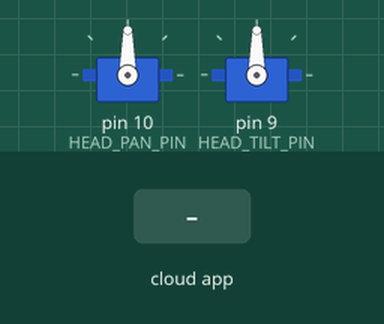
This sketch was run on a simulated Arduino Nano, built with avr-gcc and run on an emulated ATmega328P. On the bench: 2 × servo. The inputs (shaded band) are chosen by the test bench. The ROS host is connected and sends only what is stated; the audio player accepts every command and is not drawn.

Above: at 1.7 s.
1.8 s: the phone or cloud app sets pan_command to 0
At 2.5 s:
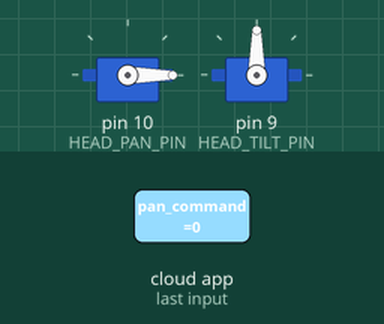
3.3 s: the phone or cloud app sets tilt_command to 0
At 3.6 s:
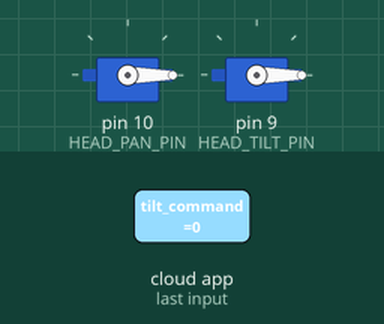
4.8 s: the phone or cloud app sets pan_command to 45
At 6.0 s:
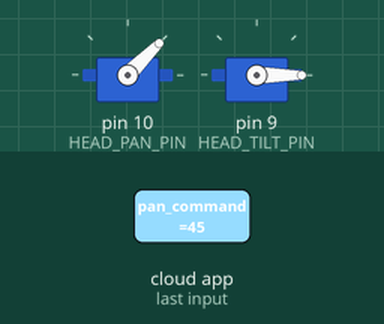
6.3 s: the phone or cloud app sets tilt_command to 45
At 7.1 s:
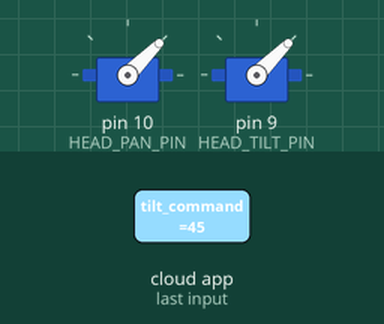
7.8 s: the phone or cloud app sets pan_command to 90
At 8.2 s:
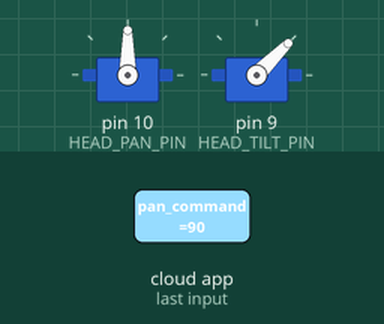
9.3 s: the phone or cloud app sets pan_command to 180
At 10.6 s:
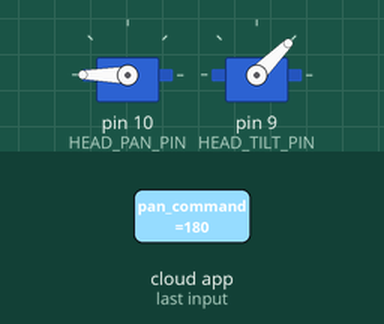
Timing chart, 0 to 11.8 s (numbered marks = the images above; inputs shaded):
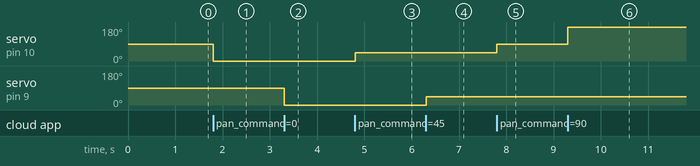

The sketch:

nano_head_control.ino
```cpp
// ====================================================================
// nano_head_control.ino - Arduino Nano Firmware (ROSSERIAL)
// Controls head servos and speaker playback
// ====================================================================

#include <ros.h>
#include <std_msgs/Int16.h>
#include <Servo.h>
#include <DFRobotDFPlayerMini.h> // Library for MP3 module
#include <SoftwareSerial.h>

// --- Pin Definitions ---
#define HEAD_TILT_PIN 9
#define HEAD_PAN_PIN 10
#define DFPLAYER_RX_PIN 2 // Connect to MP3 TX
#define DFPLAYER_TX_PIN 3 // Connect to MP3 RX

// --- Hardware Objects ---
Servo pan_servo;
Servo tilt_servo;
SoftwareSerial mp3_serial(DFPLAYER_RX_PIN, DFPLAYER_TX_PIN);
DFRobotDFPlayerMini mp3_player;

// --- ROS Setup ---
ros::NodeHandle nh;

// Publishers
std_msgs::Int16 pan_status_msg;
ros::Publisher pan_status_pub("head/pan_status", &pan_status_msg);

// Callbacks for Subscriptions
void pan_cb(const std_msgs::Int16& msg) {
  int angle = constrain(msg.data, 0, 180);
  pan_servo.write(angle);
  pan_status_msg.data = angle; // Update status immediately
}
void tilt_cb(const std_msgs::Int16& msg) {
  int angle = constrain(msg.data, 0, 180);
  tilt_servo.write(angle);
}
void sound_cb(const std_msgs::Int16& msg) {
  // Play sound file corresponding to the index
  if (mp3_player.available()) {
    mp3_player.play(msg.data); // Assumes MP3 files are named 0001.mp3, 0002.mp3, etc.
  }
}

// Subscribers (Topics MUST match the head_interact_bridge node)
ros::Subscriber<std_msgs::Int16> sub_pan("head/pan_command", &pan_cb);
ros::Subscriber<std_msgs::Int16> sub_tilt("head/tilt_command", &tilt_cb);
ros::Subscriber<std_msgs::Int16> sub_sound("head/sound_command", &sound_cb);


void setup() {
  // --- Servo Setup ---
  pan_servo.attach(HEAD_PAN_PIN);
  tilt_servo.attach(HEAD_TILT_PIN);
  pan_servo.write(90); // Neutral position
  tilt_servo.write(90);

  // --- MP3 Player Setup ---
  mp3_serial.begin(9600);
  if (mp3_player.begin(mp3_serial)) {
    mp3_player.volume(20);
    mp3_player.play(1); // Play a friendly startup sound (0001.mp3)
  }

  // --- ROS Setup ---
  nh.initNode();
  nh.subscribe(sub_pan);
  nh.subscribe(sub_tilt);
  nh.subscribe(sub_sound);
  nh.advertise(pan_status_pub);
}

void loop() {
  nh.spinOnce();

  // Publish current pan position periodically
  static unsigned long last_pub_time = 0;
  if (millis() - last_pub_time > 100) { // 10Hz
    pan_status_pub.publish(&pan_status_msg);
    last_pub_time = millis();
  }

  delay(1);
}
```

Measured:
- after the input at 1.8 s, servo on pin 10 (HEAD_PAN_PIN): 90° → 0° at once
- after the input at 3.3 s, servo on pin 9 (HEAD_TILT_PIN): 90° → 0° at once
- after the input at 4.8 s, servo on pin 10 (HEAD_PAN_PIN): 0° → 45° at once
- after the input at 6.3 s, servo on pin 9 (HEAD_TILT_PIN): 0° → 45° at once
- after the input at 7.8 s, servo on pin 10 (HEAD_PAN_PIN): 45° → 90° at once
- after the input at 9.3 s, servo on pin 10 (HEAD_PAN_PIN): 90° → 180° at once
